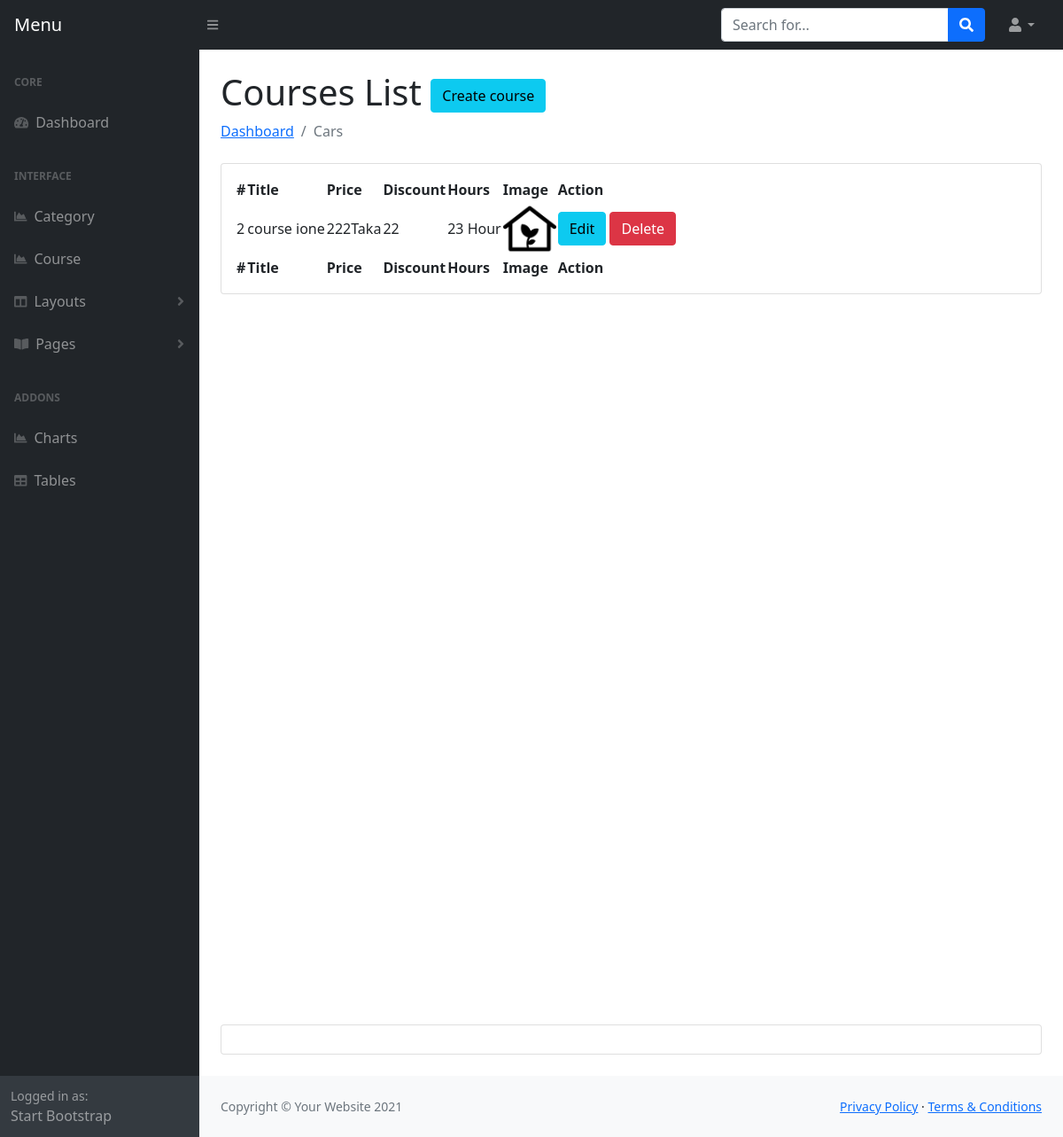
Page /admin/courses.php (signed in) on the earlier database version.
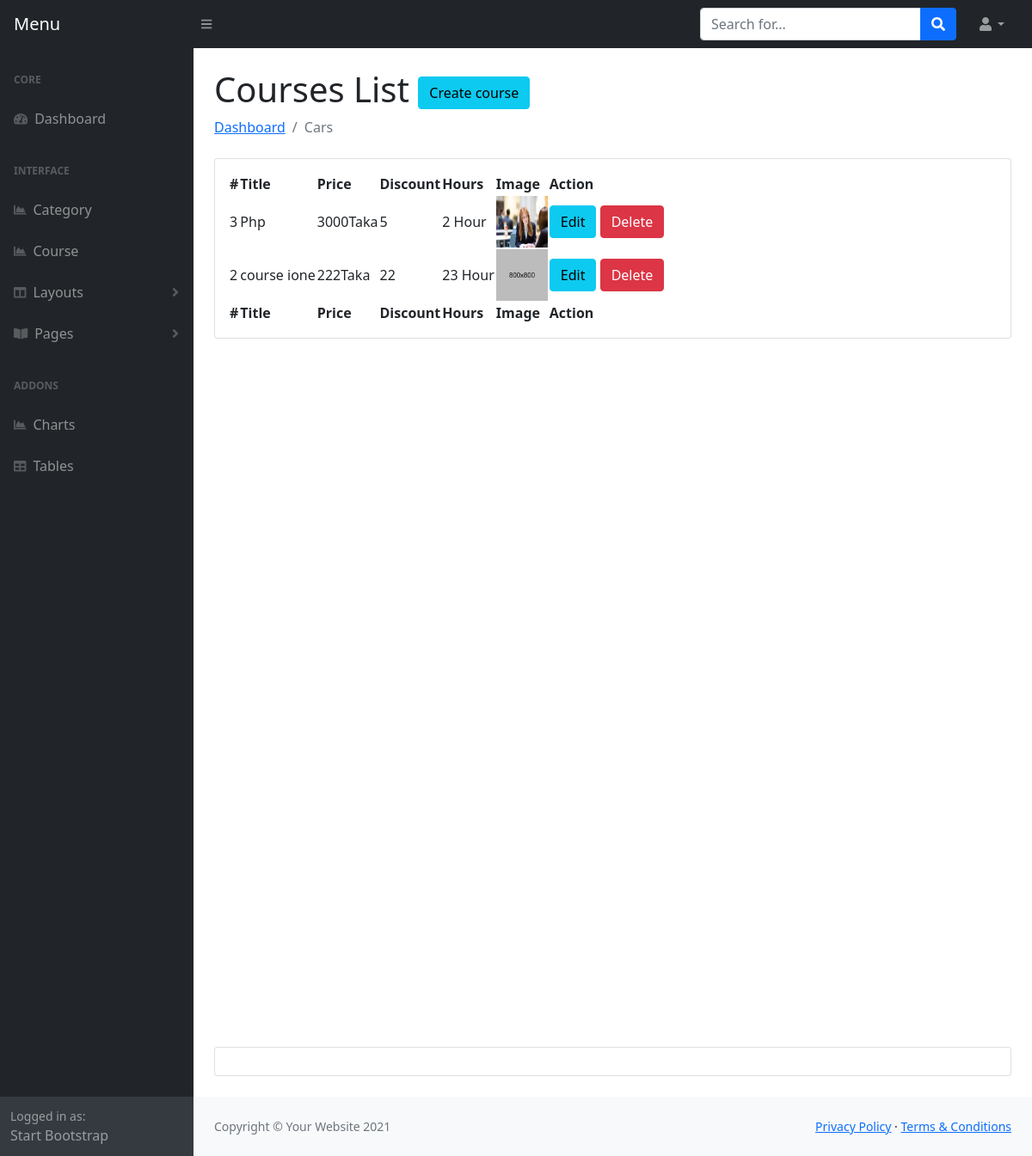
Same page on the later database version.
### tables this page shows
CREATE TABLE `courses` (
  `course_id` int(11) NOT NULL,
  `category_id` int(11) NOT NULL,
  `course_title` varchar(191) NOT NULL,
  `banner` varchar(191) NOT NULL,
  `short_description` text NOT NULL,
  `description` longtext NOT NULL,
  `price` varchar(191) NOT NULL,
  `discount` varchar(100) NOT NULL,
  `hours` varchar(100) NOT NULL,
  `total_hit` int(11) NOT NULL,
  `ratting` int(11) NOT NULL,
  `is_active` tinyint(4) NOT NULL,
  `created_at` timestamp NOT NULL DEFAULT current_timestamp()
);

### admin/courses.php (the view, shortened to what this page needs)
<?php include 'header.php'; ?>
<main>
    <div class="container-fluid px-4">
        <h1 class="mt-4">Courses List <a class="btn btn-info" href="createcourse.php">Create course</a></h1>
        <ol class="breadcrumb mb-4">
            <li class="breadcrumb-item"><a href="index.php">Dashboard</a></li>
            <li class="breadcrumb-item active">Cars</li>
        </ol>
        <div class="card mb-4">
            <div class="card-body">
                <table id="datatablesSimple">
                    <thead>
                        <tr>
                            <th>#</th>
                            <th>Title</th>
                            <th>Price</th>
                            <th>Discount</th>
                            <th>Hours</th>
                            <th>Image</th>
                            <th>Action</th>
                        </tr>
                    </thead>
                    <tfoot>
                        <tr>
                            <th>#</th>
                            <th>Title</th>
                            <th>Price</th>
                            <th>Discount</th>
                            <th>Hours</th>
                            <th>Image</th>
                            <th>Action</th>
                        </tr>
                    </tfoot>
                    <tbody>
                        <?php
                        $query = "SELECT * FROM courses left join categories on categories.cat_id=courses.category_id where courses.is_active=0 Order By course_id desc";
                        $result = $con->query($query);
                        if ($result->num_rows > 0) {
                            foreach ($result as $key => $value) {
                        ?>
                                <tr>
                                    <td><?php echo $value['course_id']; ?></td>
                                    <td><?php echo $value['course_title'] ?></td>
                                    <td><?php echo $value['price']; ?>Taka</td>
                                    <td><?php echo $value['discount']; ?></td>
                                    <td><?php echo $value['hours']; ?> Hour</td>
                                    <td><img style="height:60px;width: 60px;" src="../<?php echo $value['banner']; ?>"></td>
                                    <td>
                                        <a href="editcourse.php?editid=<?php echo $value['course_id']; ?>" class="btn btn-info">Edit</a>
                                        <a href="?delid=<?php echo $value['course_id']; ?>" class="btn btn-danger">Delete</a>
                                    </td>
                                </tr>
                        <?php }
                        } ?>
                    </tbody>
                </table>
            </div>
        </div>
        <div style="height: 100vh"></div>
        <div class="card mb-4">
            <div class="card-body"></div>
        </div>
    </div>
</main>
<?php include 'footer.php'; ?>

### admin/header.php (shortened to what this page needs)
<!DOCTYPE html>
<html lang="en">
    <head>
        <link href="css/styles.css" rel="stylesheet" />
         <link href="https://cdn.jsdelivr.net/npm/simple-datatables@latest/dist/style.css" rel="stylesheet" />
    </head>
    <body>
        <nav class="sb-topnav navbar navbar-expand navbar-dark bg-dark">
            <a class="navbar-brand ps-3" href="index.html">Menu </a>
            <button class="btn btn-link btn-sm order-1 order-lg-0 me-4 me-lg-0" id="sidebarToggle" href="#!"><i class="fas fa-bars"></i></button>
            <form class="d-none d-md-inline-block form-inline ms-auto me-0 me-md-3 my-2 my-md-0">
                <div class="input-group">
                    <input class="form-control" type="text" placeholder="Search for..." aria-label="Search for..." aria-describedby="btnNavbarSearch" />
                    <button class="btn btn-primary" id="btnNavbarSearch" type="button"><i class="fas fa-search"></i></button>
                </div>
            </form>
            <ul class="navbar-nav ms-auto ms-md-0 me-3 me-lg-4">
                <li class="nav-item dropdown">
                    <a class="nav-link dropdown-toggle" id="navbarDropdown" href="#" role="button" data-bs-toggle="dropdown" aria-expanded="false"><i class="fas fa-user fa-fw"></i></a>
                </li>
            </ul>
        </nav>
        <div id="layoutSidenav">
            <div id="layoutSidenav_nav">
                <nav class="sb-sidenav accordion sb-sidenav-dark" id="sidenavAccordion">
                    <div class="sb-sidenav-menu">
                        <div class="nav">
                            <div class="sb-sidenav-menu-heading">Core</div>
                            <a class="nav-link" href="index.html">
                                <div class="sb-nav-link-icon"><i class="fas fa-tachometer-alt"></i></div>
                                Dashboard
                            </a>
                            <div class="sb-sidenav-menu-heading">Interface</div>
                            <a class="nav-link" href="category.php">
                                <div class="sb-nav-link-icon"><i class="fas fa-chart-area"></i></div>
                              Category
                            </a>
                            <a class="nav-link" href="courses.php">
                                <div class="sb-nav-link-icon"><i class="fas fa-chart-area"></i></div>
                              Course
                            </a>
                            <a class="nav-link collapsed" href="#" data-bs-toggle="collapse" data-bs-target="#collapseLayouts" aria-expanded="false" aria-controls="collapseLayouts">
                                <div class="sb-nav-link-icon"><i class="fas fa-columns"></i></div>
                                Layouts
                                <div class="sb-sidenav-collapse-arrow"><i class="fas fa-angle-down"></i></div>
                            </a>
                            <a class="nav-link collapsed" href="#" data-bs-toggle="collapse" data-bs-target="#collapsePages" aria-expanded="false" aria-controls="collapsePages">
                                <div class="sb-nav-link-icon"><i class="fas fa-book-open"></i></div>
                                Pages
                                <div class="sb-sidenav-collapse-arrow"><i class="fas fa-angle-down"></i></div>
                            </a>
                            <div class="sb-sidenav-menu-heading">Addons</div>
                            <a class="nav-link" href="charts.html">
                                <div class="sb-nav-link-icon"><i class="fas fa-chart-area"></i></div>
                                Charts
                            </a>
                            <a class="nav-link" href="tables.html">
                                <div class="sb-nav-link-icon"><i class="fas fa-table"></i></div>
                                Tables
                            </a>
                        </div>
                    </div>
                    <div class="sb-sidenav-footer">
                        <div class="small">Logged in as:</div>
                        Start Bootstrap
                    </div>
                </nav>
            </div>
            <div id="layoutSidenav_content">

### admin/footer.php (shortened to what this page needs)
   <footer class="py-4 bg-light mt-auto">
                    <div class="container-fluid px-4">
                        <div class="d-flex align-items-center justify-content-between small">
                            <div class="text-muted">Copyright &copy; Your Website 2021</div>
                            <div>
                                <a href="#">Privacy Policy</a>
                                &middot;
                                <a href="#">Terms &amp; Conditions</a>
                            </div>
                        </div>
                    </div>
                </footer>
            </div>
        </div>
    </body>
</html>

Differences in the rows shown:
added courses: course_id "3", course_title "Php", price "3000", discount "5", hours "2", banner (picture)
changed courses "course ione": banner: a different picture
